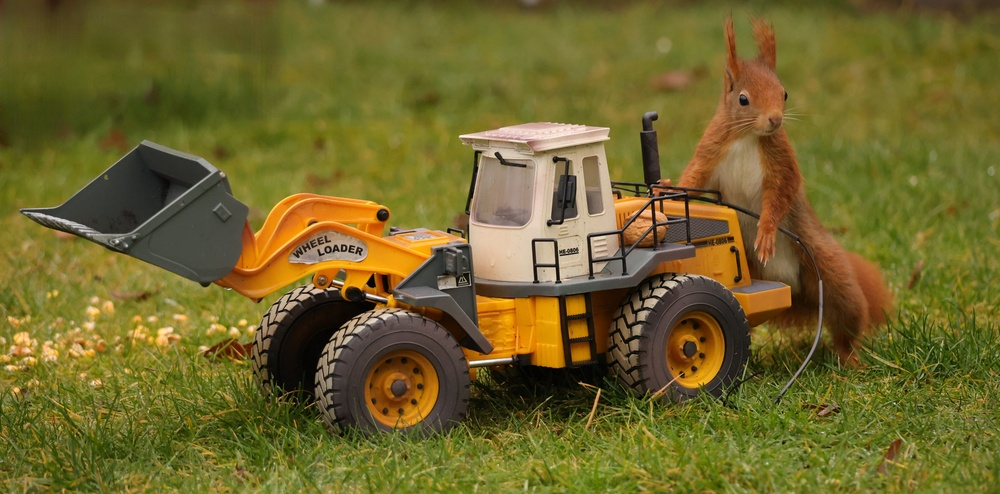
#> input picture Labwork 5/images.jpg, 1000 x 494 px, shrunk from 6000 x 2962 before the run
$ python blur_cpu.py
#> lines starting #> are read from the running program, lines starting #| are printed output that depends on the picture
from matplotlib.image import imread
from matplotlib import pyplot as plt
import numpy as np
import time

def preprocessing(rgb):
#> called with rgb = 'images.jpg'
    image = imread(rgb)
#> image is the input picture: shape (494, 1000, 3); mean R, G, B 111.9, 101.6, 43.2
    image_for_cuda = np.array(image, dtype=np.uint8)
    height, width, channels = image_for_cuda.shape
#> height = 494; width = 1000; channels = 3
    pixels = image_for_cuda.reshape(-1, channels)
    return pixels, image_for_cuda

def gaussian_blur_cpu(image):
    image = image.copy()
    height, width, channels = image.shape
#> height = 494; width = 1000; channels = 3
    result = np.zeros_like(image)
    kernel = np.array([
        [0, 0, 1, 2, 1, 0, 0],
        [0, 3, 13, 22, 13, 3, 0],
        [1, 13, 59, 97, 59, 13, 1],
        [2, 22, 97, 159, 97, 22, 2],
        [1, 13, 59, 97, 59, 13, 1],
        [0, 3, 13, 22, 13, 3, 0],
        [0, 0, 1, 2, 1, 0, 0]
    ], dtype=np.float32)
    kernel = kernel / 1003.0
    padded_image = np.pad(image, ((3, 3), (3, 3), (0, 0)), mode='edge')
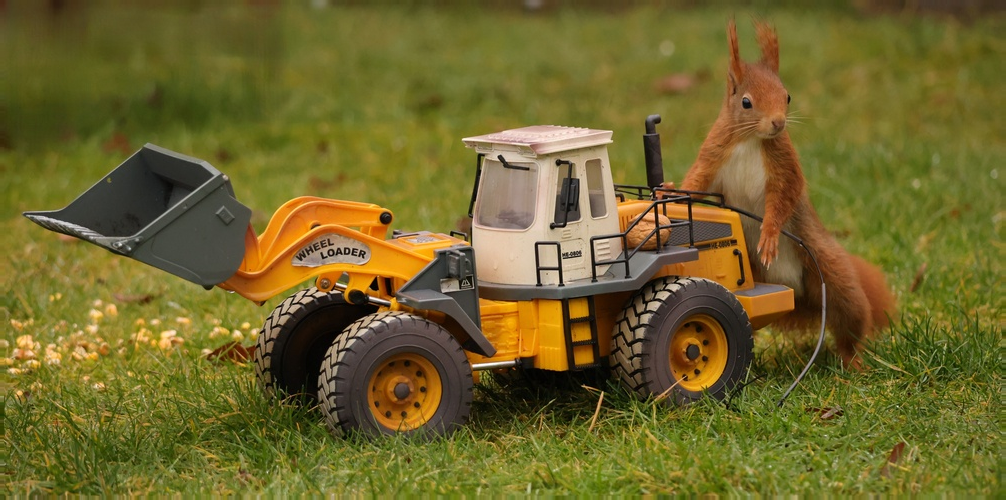
#> padded_image: shape (500, 1006, 3); mean R, G, B 111.7, 101.5, 43
    for i in range(height):
        for j in range(width):
            for c in range(channels):
                region = padded_image[i:i+7, j:j+7, c]
                result[i, j, c] = np.uint8(np.sum(region * kernel))
    return result

def gaussian_blur_cpu_time(rgb):
    pixels, original_image = preprocessing(rgb)
    start_time = time.perf_counter()
    final_3d_image = gaussian_blur_cpu(original_image)
    end_time = time.perf_counter()
    runtime = end_time - start_time
    print(f"CPU time: {runtime} seconds")
    return final_3d_image, runtime

if __name__ == "__main__":
    rgb = "images.jpg"
    cpu_result_image, cpu_time = gaussian_blur_cpu_time(rgb)
#> cpu_time = 9.89
    plt.figure()
    plt.imshow(cpu_result_image)
    plt.title(f"CPU time: {cpu_time:} seconds")
    plt.axis("off")
    plt.tight_layout()
    plt.savefig("result_cpu.jpg")
    plt.show()
